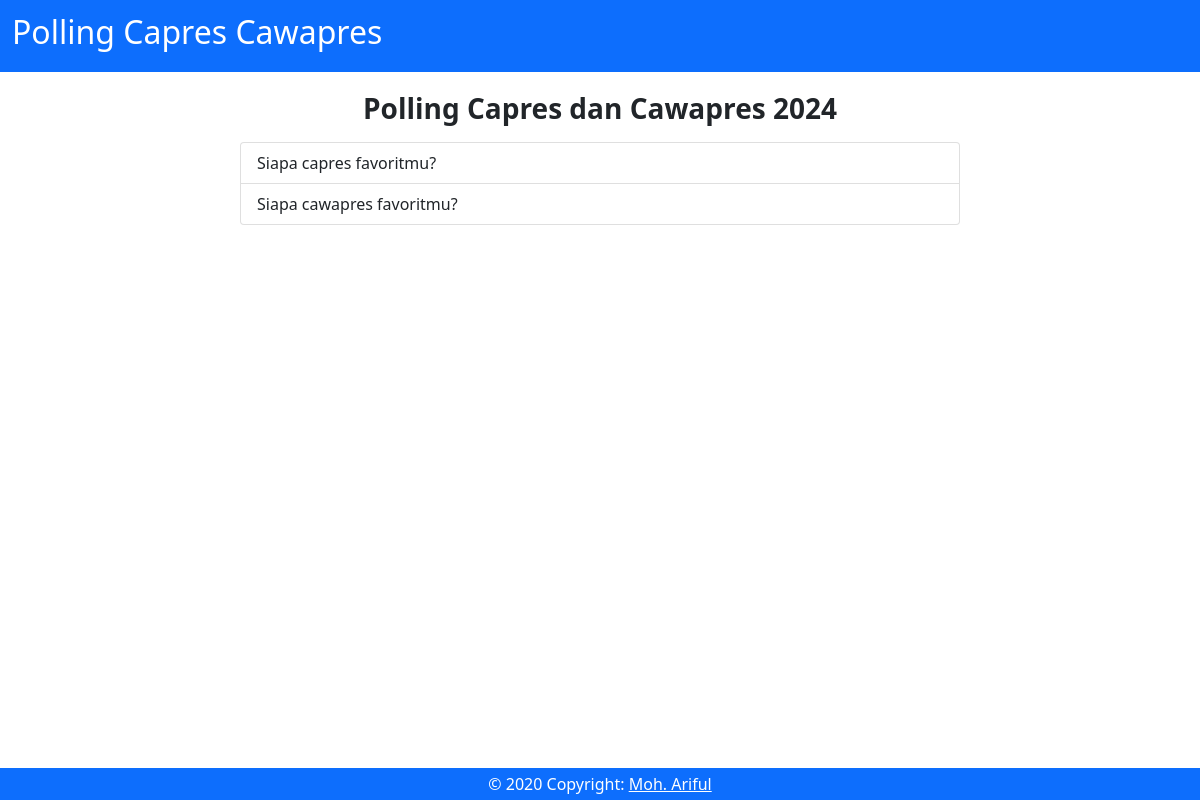
The page / on the database its author committed.
### pollsapp/models.py (models this page shows, shortened)
class Question(models.Model):
    question = models.CharField(max_length=399)

### pollsapp/views.py (the view)
# urls.py: path('', views.index, name='index'),
def index(request):
    questions = Question.objects.all()
    context = {
        'questions': questions
    }
    return render(request, 'index.html', context)

### pollsapp/templates/index.html
{% extends 'base.html' %}
{% block content %}
<h3 class="text-center mb-3 mt-3"><strong>Polling Capres dan Cawapres 2024</strong></h3>
<div class="list-group mt-3 mb-5 m-5">
    {% for question in questions %}
    <a href="{% url 'vote' question.id %}" class="list-group-item list-group-item-action">{{ question.question }}</li></a>
    {% endfor %}
</div>
{% endblock content %}

### pollsapp/static/css/style.css (style rules this page uses)
* { padding: 0px; margin: 0px; box-sizing: border-box; }
.list-group { margin-top: 30px; }

### rows shown on the page
Question: question "Siapa capres favoritmu?"
Question: question "Siapa cawapres favoritmu?"
